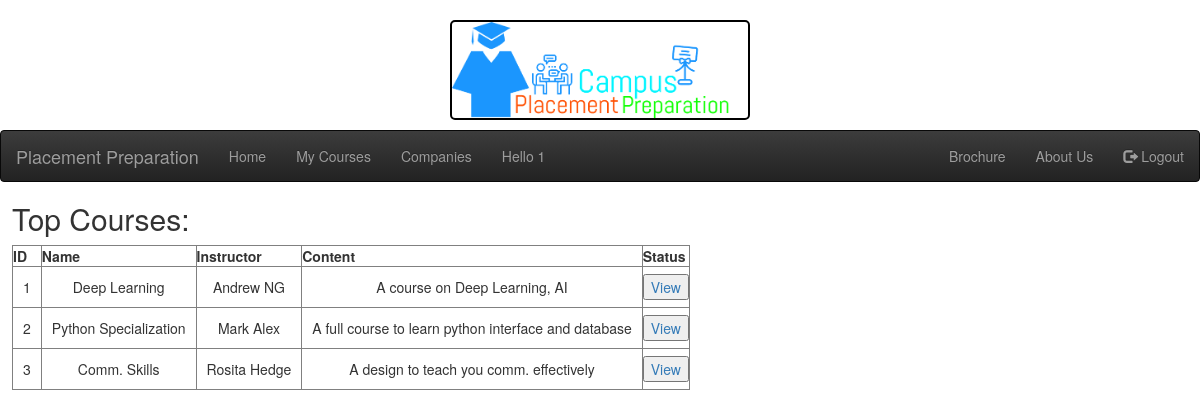
The app's page /page.php (signed in) with its own data.
### tables this page shows
CREATE TABLE `student` (
  `Student_ID` int(11) NOT NULL,
  `Student_Name` varchar(100) NOT NULL,
  `Student_Email` varchar(100) NOT NULL,
  `Student_Password` varchar(100) NOT NULL,
  `CPI` decimal(10,2) NOT NULL,
  `10_perc` decimal(10,2) NOT NULL,
  `12_perc` decimal(10,2) NOT NULL,
  `Student_Contact` bigint(20) NOT NULL
);

CREATE TABLE `courses` (
  `course_id` int(11) NOT NULL,
  `course_name` varchar(100) NOT NULL,
  `course_instructor` varchar(100) NOT NULL,
  `course_content` varchar(100) NOT NULL,
  `course_data` varchar(10000) NOT NULL
);

### page.php (the view, shortened to what this page needs)
<!DOCTYPE html>
<html>
<head>
</head>
<body>
	<?php include("navbar.php") ?>
<?php
  $sq2="select * from courses";
    $res2=$conn->query($sq2);
?>
<div style="margin-left: 1%">
  <h2>Top Courses:</h2>
	<table border=1px>
		<tr>
			<th>ID</th>
			<th>Name</th>
			<th>Instructor</th>
			<th>Content</th>
			<th>Status</th>
		</tr>
		<?php
  while ($fe2=$res2->fetch_object())
  {
  	?>
  <tr style="text-align: center;">
    <td style="padding: 10px"><?php echo $fe2->course_id;?></td>
    <td style="padding: 10px"><?php echo $fe2->course_name;?></td>
  	<td style="padding: 10px"><?php echo $fe2->course_instructor;?></td>
    <td style="padding: 10px"><?php echo $fe2->course_content;?></td>
      <td>
        <a href="course.php?eid=<?php echo $fe2->course_id;?>">
      <input type="submit" name="nroll" value="View">
    </a>
    </td>
  </tr>
  <?php
  }
  ?>
  	</table>
</div>
</body>
</html>

### navbar.php (shortened to what this page needs)
<?php
include("conn.php");
  $id=$_SESSION['id'];
  $sq1="select * from student where Student_id=$id";
  $res=$conn->query($sq1);
    $fe=$res->fetch_object();
?>
<!DOCTYPE html>
<html>
<head>
  <link rel="stylesheet" href="https://maxcdn.bootstrapcdn.com/bootstrap/3.3.7/css/bootstrap.min.css">
<link rel="stylesheet" href="https://maxcdn.bootstrapcdn.com/bootstrap/3.3.7/css/bootstrap-theme.min.css">
</head>
<body>
  <h1 align="center"><img src="cpp.png" style="border:2px solid black; border-radius:5px;" height="100px" width="300px"> </h1>
<nav class="navbar navbar-inverse">
  <div class="container-fluid">
    <div class="navbar-header">
      <a class="navbar-brand" href="page.php">Placement Preparation</a>
    </div>
    <ul class="nav navbar-nav">
      <li><a href="page.php">Home</a></li>
      <li><a href="mycourses.php">My Courses</a></li>
      <li><a href="company_list.php">Companies</a></li>
    </ul>
    <p class="navbar-text">Hello <?php echo $fe->Student_Name;?></p>
          <ul class="nav navbar-nav navbar-right">
      <li><a href="DA-IICT_Placement_Brochure_2017-18.pdf">Brochure</a></li>
      <li><a href="aboutus.php">About Us</a></li>
      <li><a href="logout.php"><span class="glyphicon glyphicon-log-out"></span> Logout</a></li>
    </ul>
  </div>
</nav>
</body>
</html>

### records on screen
student: Student_Name "1"
courses: course_id "1", course_name "Deep Learning", course_instructor "Andrew NG", course_content "A course on Deep Learning, AI"
courses: course_id "2", course_name "Python Specialization", course_instructor "Mark Alex", course_content "A full course to learn python interface and database"
courses: course_id "3", course_name "Comm. Skills", course_instructor "Rosita Hedge", course_content "A design to teach you comm. effectively"
